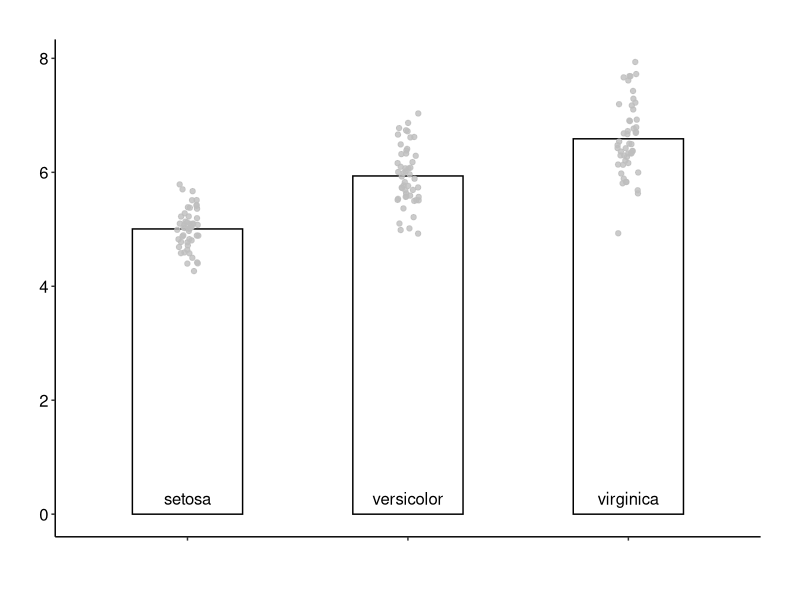
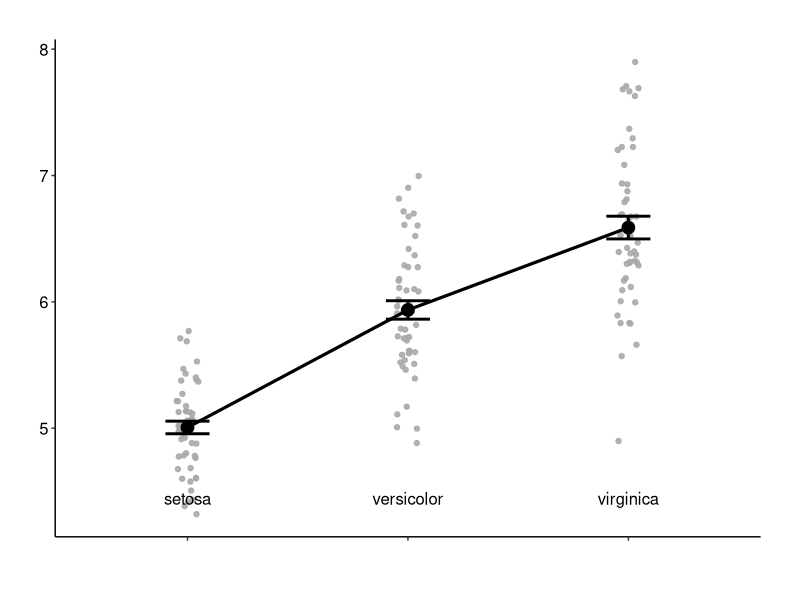

Write the R code that produced these figures, in order.
library(ggplot2)
library(dplyr)

data(iris)

# create initial barplot
myplot = ggplot(iris, aes(x = Species, y = Sepal.Length), stat="identity")

# create barplot
my_barplot = myplot + stat_summary(fun.y = mean, geom = "col", fill = "White", colour = "Black", width=0.5) + 
  geom_jitter(width=0.05, col="gray", alpha=0.8) +
stat_summary(fun.data = mean_cl_normal, geom = "errorbar", width=0.2, size=1)
##########
# THEME ##
##########

### create a theme (i.e., change a series of parameters of the plot)
my_theme = theme(panel.grid.major = element_blank(), 
                 panel.grid.minor = element_blank(),
                 panel.background = element_blank(),  # remove backround
                 axis.title.x=element_blank(),  # get rid of of x axis title
                 axis.title.y=element_blank(), # get rid of y axis title
                 axis.text.x = element_text(colour="black", size=12, vjust=14), # x labels ticks text
                 axis.text.y = element_text(colour="black", size=12), # set y labels ticks text
                 axis.line.x = element_line(color="black", size = 0.5), # set x axis line
                 axis.line.y = element_line(color="black", size = 0.5), # set y asxis line
                 plot.margin = unit(c(1,1,1,1), "cm")

)

my_barplot_t = my_barplot + my_theme # + coord_cartesian(ylim=c(-6,6))

print(my_barplot_t)

## function to create standard error similar to mean_cl_normal
# in misc package. Contain y, ymin, ymax.


mean_se = function(x){
  se = function(x){sd(x)/sqrt(length(x))}
  data.frame(y=mean(x), ymin=mean(x)+se(x), ymax=mean(x)-se(x))
}


### VIOLIN
my_violin_plot = myplot +
 # geom_violin(col="black", fill="gray", alpha=0.2, trim = FALSE) +
   geom_jitter(width=0.05, col="darkgray", alpha=0.9) +
  stat_summary(fun.data = mean_se, geom = "errorbar", width=0.2, size=1) +
stat_summary(fun.y = mean, geom = "point", fill = "black", colour = "black", size=4) +
stat_summary(aes(group=1), fun.y=mean, geom="line", size=1.1) 
  

my_violin_plot_t = my_violin_plot + my_theme

my_violin_plot_t
